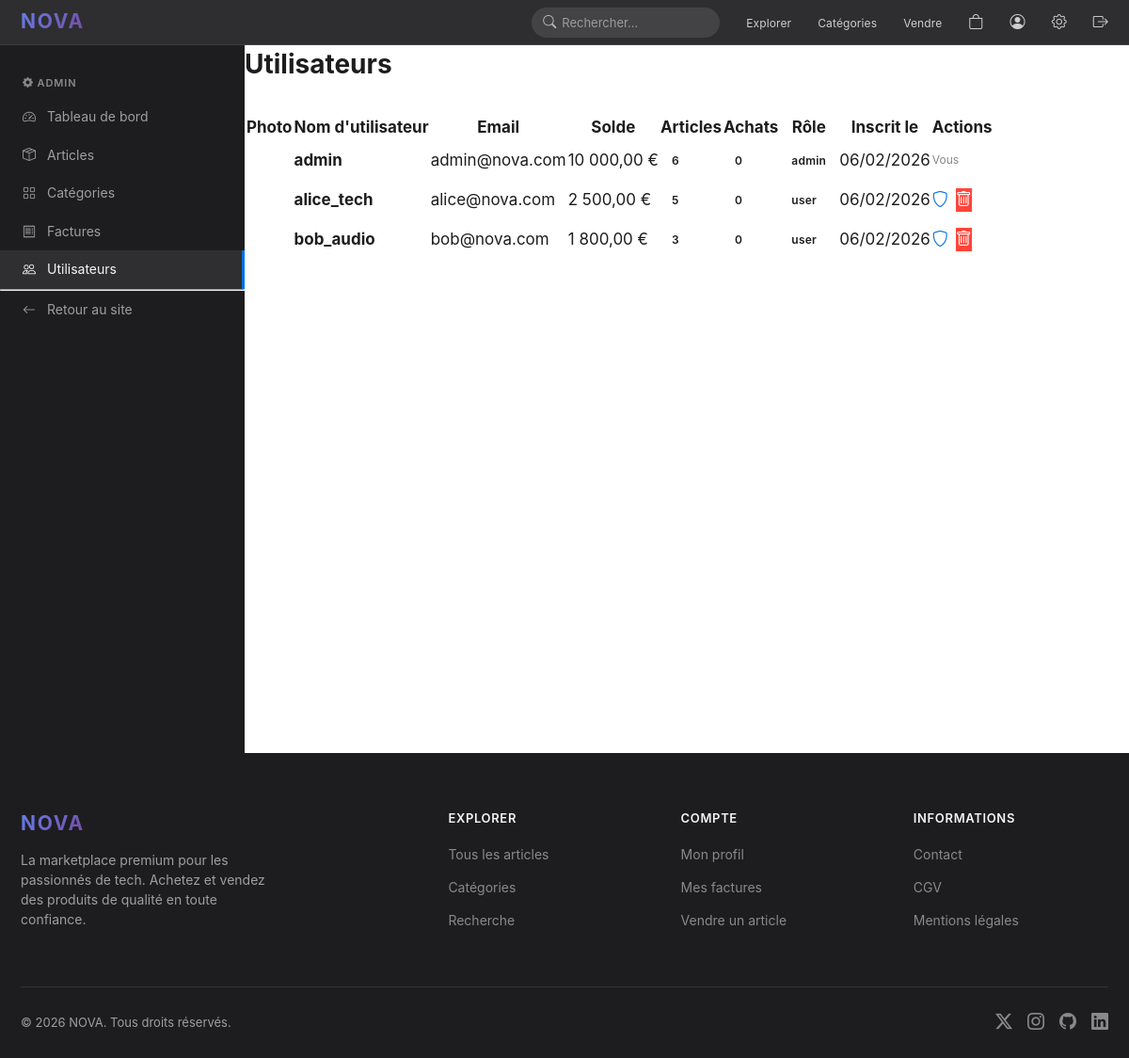
Screenshot of /admin/utilisateurs.php (signed in) with the database file from the repository.
### tables this page shows
CREATE TABLE users (
    id INT AUTO_INCREMENT PRIMARY KEY,
    username VARCHAR(100) NOT NULL UNIQUE,
    email VARCHAR(255) NOT NULL UNIQUE,
    password VARCHAR(255) NOT NULL,
    balance DECIMAL(10,2) DEFAULT 500.00,
    photo VARCHAR(255) DEFAULT NULL,
    role ENUM('user', 'admin') DEFAULT 'user',
    date_inscription DATETIME DEFAULT CURRENT_TIMESTAMP
);

### config/init.php (called while the page is built, shortened)
<?php
function sanitize(string $data): string {
    return htmlspecialchars(strip_tags(trim($data)), ENT_QUOTES, 'UTF-8');
}
function formatPrice(float $price): string {
    return number_format($price, 2, ',', ' ') . ' €';
}

### admin/utilisateurs.php (the view, shortened to what this page needs)
<?php
require_once '../config/init.php';
$users = $pdo->query("
    SELECT u.*,
        (SELECT COUNT(*) FROM articles WHERE auteur_id = u.id) AS article_count,
        (SELECT COUNT(*) FROM factures WHERE user_id = u.id) AS facture_count
    FROM users u
    ORDER BY u.date_inscription DESC
")->fetchAll();
require_once '../includes/header.php';
?>
<div class="admin-layout">
    <aside class="admin-sidebar">
        <div class="admin-sidebar-header">
            <h3><i class="bi bi-gear-fill"></i> Admin</h3>
        </div>
        <nav class="admin-nav">
            <a href="<?= SITE_URL ?>/admin/index.php" class="admin-nav-link">
                <i class="bi bi-speedometer2"></i> Tableau de bord
            </a>
            <a href="<?= SITE_URL ?>/admin/produits.php" class="admin-nav-link">
                <i class="bi bi-box-seam"></i> Articles
            </a>
            <a href="<?= SITE_URL ?>/admin/categories.php" class="admin-nav-link">
                <i class="bi bi-grid"></i> Catégories
            </a>
            <a href="<?= SITE_URL ?>/admin/commandes.php" class="admin-nav-link">
                <i class="bi bi-receipt"></i> Factures
            </a>
            <a href="<?= SITE_URL ?>/admin/utilisateurs.php" class="admin-nav-link active">
                <i class="bi bi-people"></i> Utilisateurs
            </a>
            <hr>
            <a href="<?= SITE_URL ?>/index.php" class="admin-nav-link">
                <i class="bi bi-arrow-left"></i> Retour au site
            </a>
        </nav>
    </aside>
    <main class="admin-main">
        <div class="admin-header">
            <h1>Utilisateurs</h1>
        </div>
        <div class="admin-card fade-in">
            <table class="admin-table">
                <thead>
                    <tr>
                        <th>Photo</th>
                        <th>Nom d'utilisateur</th>
                        <th>Email</th>
                        <th>Solde</th>
                        <th>Articles</th>
                        <th>Achats</th>
                        <th>Rôle</th>
                        <th>Inscrit le</th>
                        <th>Actions</th>
                    </tr>
                </thead>
                <tbody>
                    <?php foreach ($users as $user): ?>
                        <tr>
                            <td>
                                <?php if ($user['photo']): ?>
                                    <img src="<?= SITE_URL ?>/uploads/produits/<?= $user['photo'] ?>" alt="" style="width:40px;height:40px;object-fit:cover;border-radius:50%;">
                                <?php else: ?>
                                    <div style="width:40px;height:40px;background:var(--accent-gradient);border-radius:50%;display:flex;align-items:center;justify-content:center;color:white;font-weight:600;font-size:0.875rem;">
                                    </div>
                                <?php endif; ?>
                            </td>
                            <td><strong><?= sanitize($user['username']) ?></strong></td>
                            <td><?= sanitize($user['email']) ?></td>
                            <td><?= formatPrice($user['balance']) ?></td>
                            <td><span class="badge badge-default"><?= $user['article_count'] ?></span></td>
                            <td><span class="badge badge-default"><?= $user['facture_count'] ?></span></td>
                            <td>
                                <span class="badge <?= $user['role'] === 'admin' ? 'badge-primary' : 'badge-default' ?>">
                                    <?= $user['role'] ?>
                                </span>
                            </td>
                            <td><?= date('d/m/Y', strtotime($user['date_inscription'])) ?></td>
                            <td>
                                <div style="display:flex;gap:0.5rem;">
                                    <?php if ($user['id'] !== $_SESSION['user_id']): ?>
                                        <a href="<?= SITE_URL ?>/admin/utilisateurs.php?toggle_role=<?= $user['id'] ?>" class="btn-small" title="Changer le rôle" onclick="return confirm('Changer le rôle de cet utilisateur ?')">
                                            <i class="bi bi-shield"></i>
                                        </a>
                                        <a href="<?= SITE_URL ?>/admin/utilisateurs.php?delete=<?= $user['id'] ?>" class="btn-small btn-danger" onclick="return confirm('Supprimer cet utilisateur et toutes ses données ?')" title="Supprimer">
                                            <i class="bi bi-trash"></i>
                                        </a>
                                    <?php else: ?>
                                        <span style="color:#86868b;font-size:0.75rem;">Vous</span>
                                    <?php endif; ?>
                                </div>
                            </td>
                        </tr>
                    <?php endforeach; ?>
                </tbody>
            </table>
        </div>
    </main>
</div>
<?php require_once '../includes/footer.php'; ?>

### assets/css/style.css (style rules this page uses)
:root { --bg-primary: #ffffff; --bg-secondary: #f5f5f7; --bg-dark: #1d1d1f; --bg-card: #ffffff; --bg-glass: rgba(255, 255, 255, 0.72); --text-primary: #1d1d1f; --text-secondary: #6e6e73; --text-tertiary: #86868b; --text-inverse: #f5f5f7; --accent: #0071e3; --accent-hover: #0077ed; --accent-light: rgba(0, 113, 227, 0.08); --gradient-1: linear-gradient(135deg, #667eea 0%, #764ba2 100%); --gradient-2: linear-gradient(135deg, #f093fb 0%, #f5576c 100%); --gradient-3: linear-gradient(135deg, #4facfe 0%, #00f2fe 100%); --gradient-hero: linear-gradient(180deg, #1d1d1f 0%, #2d2d30 50%, #1d1d1f 100%); --success: #30d158; --warning: #ff9f0a; --danger: #ff453a; --shadow-sm: 0 2px 8px rgba(0, 0, 0, 0.04); --shadow-md: 0 4px 20px rgba(0, 0, 0, 0.08); --shadow-lg: 0 12px 40px rgba(0, 0, 0, 0.12); --shadow-xl: 0 20px 60px rgba(0, 0, 0, 0.16); --radius-sm: 12px; --radius-md: 18px; --radius-lg: 24px; --radius-xl: 30px; --radius-full: 980px; --font-family: -apple-system, BlinkMacSystemFont, 'SF Pro Display', 'SF Pro Text', 'Helvetica Neue', Helvetica, Arial, sans-serif; --nav-height: 48px; --container-width: 980px; --container-wide: 1200px; }
*, *::before, *::after { margin: 0; padding: 0; box-sizing: border-box; }
html { scroll-behavior: smooth; -webkit-font-smoothing: antialiased; -moz-osx-font-smoothing: grayscale; }
body { font-family: var(--font-family); font-size: 17px; line-height: 1.47; color: var(--text-primary); background: var(--bg-primary); overflow-x: hidden; }
a { color: var(--accent); text-decoration: none; transition: color 0.2s ease; }
body { padding-top: var(--nav-height); }
.btn-danger { background: var(--danger); color: white; }
.badge { display: inline-flex; align-items: center; padding: 4px 12px; border-radius: var(--radius-full); font-size: 12px; font-weight: 600; letter-spacing: 0.02em; }
.admin-layout { display: grid; grid-template-columns: 260px 1fr; min-height: calc(100vh - var(--nav-height)); }
.admin-sidebar { background: var(--bg-dark); padding: 32px 0; position: sticky; top: var(--nav-height); height: calc(100vh - var(--nav-height)); overflow-y: auto; }
.admin-sidebar h3 { color: rgba(245, 245, 247, 0.5); font-size: 11px; font-weight: 600; text-transform: uppercase; letter-spacing: 0.08em; padding: 0 24px; margin-bottom: 8px; margin-top: 24px; }
.admin-sidebar h3:first-child { margin-top: 0; }
.admin-nav { list-style: none; }
.admin-nav a { display: flex; align-items: center; gap: 12px; padding: 10px 24px; color: rgba(245, 245, 247, 0.6); font-size: 14px; text-decoration: none; transition: all 0.2s; }
.admin-nav a.active { color: #f5f5f7; background: rgba(255, 255, 255, 0.08); border-right: 3px solid var(--accent); }
.admin-header { display: flex; align-items: center; justify-content: space-between; margin-bottom: 32px; }
.admin-header h1 { font-size: 28px; font-weight: 700; }
.fade-in { opacity: 0; transform: translateY(20px); transition: opacity 0.6s ease, transform 0.6s ease; }
.fade-in.visible { opacity: 1; transform: translateY(0); }

### rows the page displays
users: username "admin", email "admin@nova.com", balance "10 000,00 €", article_count "6", facture_count "0", role "admin", date_inscription "06/02/2026", shows "Vous"
users: username "alice_tech", email "alice@nova.com", balance "2 500,00 €", article_count "5", facture_count "0", role "user", date_inscription "06/02/2026"
users: username "bob_audio", email "bob@nova.com", balance "1 800,00 €", article_count "3", facture_count "0", role "user", date_inscription "06/02/2026"

### other values shown
SITE_NAME "NOVA"
